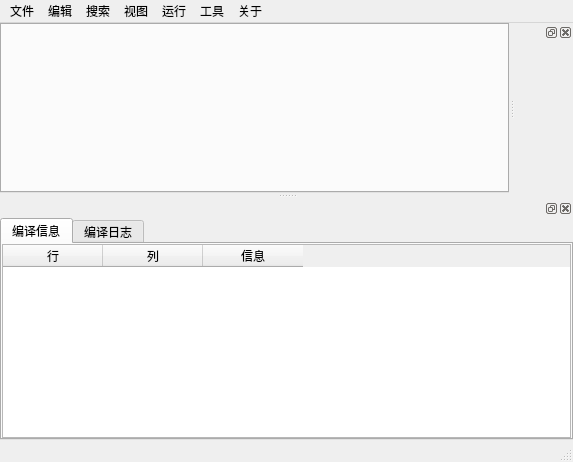
<?xml version="1.0" encoding="UTF-8"?>
<ui version="4.0">
 <class>MainWindow</class>
 <widget class="QMainWindow" name="MainWindow">
  <property name="geometry">
   <rect>
    <x>0</x>
    <y>0</y>
    <width>573</width>
    <height>462</height>
   </rect>
  </property>
  <property name="windowTitle">
   <string>MainWindow</string>
  </property>
  <widget class="QWidget" name="centralWidget">
   <layout class="QVBoxLayout" name="verticalLayout">
    <property name="leftMargin">
     <number>0</number>
    </property>
    <property name="topMargin">
     <number>0</number>
    </property>
    <property name="rightMargin">
     <number>0</number>
    </property>
    <property name="bottomMargin">
     <number>0</number>
    </property>
    <item>
     <widget class="QTabWidget" name="SrcTab">
      <property name="currentIndex">
       <number>-1</number>
      </property>
      <property name="tabsClosable">
       <bool>true</bool>
      </property>
      <property name="movable">
       <bool>true</bool>
      </property>
     </widget>
    </item>
   </layout>
  </widget>
  <widget class="QStatusBar" name="StatusBar"/>
  <widget class="QMenuBar" name="menuBar">
   <property name="geometry">
    <rect>
     <x>0</x>
     <y>0</y>
     <width>573</width>
     <height>28</height>
    </rect>
   </property>
   <widget class="QMenu" name="menuFile">
    <property name="title">
     <string>文件</string>
    </property>
    <addaction name="actionNew"/>
    <addaction name="actionOpen"/>
    <addaction name="actionSave"/>
    <addaction name="actionSaveAs"/>
    <addaction name="separator"/>
    <addaction name="actionClose"/>
    <addaction name="actionCloseAll"/>
    <addaction name="separator"/>
    <addaction name="actionExit"/>
   </widget>
   <widget class="QMenu" name="menuEdit">
    <property name="title">
     <string>编辑</string>
    </property>
    <addaction name="actionUndo"/>
    <addaction name="actionRedo"/>
   </widget>
   <widget class="QMenu" name="menuSearch">
    <property name="title">
     <string>搜索</string>
    </property>
   </widget>
   <widget class="QMenu" name="menuVisual">
    <property name="title">
     <string>视图</string>
    </property>
    <addaction name="actionCompileInfoDock"/>
    <addaction name="actionDebugToolDock"/>
    <addaction name="actionStatusBar"/>
   </widget>
   <widget class="QMenu" name="menu_R">
    <property name="title">
     <string>运行</string>
    </property>
    <addaction name="actionCompile"/>
    <addaction name="actionRun"/>
    <addaction name="actionCompileRun"/>
    <addaction name="actionClean"/>
    <addaction name="separator"/>
    <addaction name="actionDebug"/>
   </widget>
   <widget class="QMenu" name="menu">
    <property name="title">
     <string>关于</string>
    </property>
    <addaction name="actionAboutQDevCpp"/>
    <addaction name="actionAboutDevCpp"/>
    <addaction name="actionAboutQt"/>
    <addaction name="action_Mingw"/>
   </widget>
   <widget class="QMenu" name="menu_2">
    <property name="title">
     <string>工具</string>
    </property>
    <addaction name="actionCompileConfig"/>
   </widget>
   <addaction name="menuFile"/>
   <addaction name="menuEdit"/>
   <addaction name="menuSearch"/>
   <addaction name="menuVisual"/>
   <addaction name="menu_R"/>
   <addaction name="menu_2"/>
   <addaction name="menu"/>
  </widget>
  <widget class="QDockWidget" name="dockDebug">
   <attribute name="dockWidgetArea">
    <number>2</number>
   </attribute>
   <widget class="QWidget" name="dockWidgetContents"/>
  </widget>
  <widget class="QDockWidget" name="dockInfo">
   <attribute name="dockWidgetArea">
    <number>8</number>
   </attribute>
   <widget class="QWidget" name="dockWidgetContents_2">
    <layout class="QVBoxLayout" name="verticalLayout_2">
     <property name="leftMargin">
      <number>0</number>
     </property>
     <property name="topMargin">
      <number>0</number>
     </property>
     <property name="rightMargin">
      <number>0</number>
     </property>
     <property name="bottomMargin">
      <number>0</number>
     </property>
     <item>
      <widget class="QTabWidget" name="compileInfo">
       <property name="currentIndex">
        <number>0</number>
       </property>
       <widget class="QWidget" name="tab">
        <attribute name="title">
         <string>编译信息</string>
        </attribute>
        <layout class="QVBoxLayout" name="verticalLayout_3">
         <property name="leftMargin">
          <number>0</number>
         </property>
         <property name="topMargin">
          <number>0</number>
         </property>
         <property name="rightMargin">
          <number>0</number>
         </property>
         <property name="bottomMargin">
          <number>0</number>
         </property>
         <item>
          <widget class="QTableWidget" name="compileResult">
           <property name="editTriggers">
            <set>QAbstractItemView::NoEditTriggers</set>
           </property>
           <property name="selectionBehavior">
            <enum>QAbstractItemView::SelectRows</enum>
           </property>
           <attribute name="verticalHeaderVisible">
            <bool>false</bool>
           </attribute>
           <column>
            <property name="text">
             <string>行</string>
            </property>
           </column>
           <column>
            <property name="text">
             <string>列</string>
            </property>
           </column>
           <column>
            <property name="text">
             <string>信息</string>
            </property>
           </column>
          </widget>
         </item>
        </layout>
       </widget>
       <widget class="QWidget" name="tab_2">
        <attribute name="title">
         <string>编译日志</string>
        </attribute>
        <layout class="QVBoxLayout" name="verticalLayout_4">
         <property name="leftMargin">
          <number>0</number>
         </property>
         <property name="topMargin">
          <number>0</number>
         </property>
         <property name="rightMargin">
          <number>0</number>
         </property>
         <property name="bottomMargin">
          <number>0</number>
         </property>
         <item>
          <widget class="QPlainTextEdit" name="compileLog"/>
         </item>
        </layout>
       </widget>
      </widget>
     </item>
    </layout>
   </widget>
  </widget>
  <action name="actionNew">
   <property name="text">
    <string>新建</string>
   </property>
   <property name="iconText">
    <string>新建</string>
   </property>
   <property name="toolTip">
    <string>新建</string>
   </property>
   <property name="shortcut">
    <string>Ctrl+N</string>
   </property>
  </action>
  <action name="actionOpen">
   <property name="text">
    <string>打开...</string>
   </property>
   <property name="toolTip">
    <string>打开项目或文件</string>
   </property>
   <property name="shortcut">
    <string>Ctrl+O</string>
   </property>
  </action>
  <action name="actionSave">
   <property name="enabled">
    <bool>false</bool>
   </property>
   <property name="text">
    <string>保存</string>
   </property>
   <property name="toolTip">
    <string>保存</string>
   </property>
   <property name="shortcut">
    <string>Ctrl+S</string>
   </property>
  </action>
  <action name="actionSaveAs">
   <property name="enabled">
    <bool>false</bool>
   </property>
   <property name="text">
    <string>另存为...</string>
   </property>
   <property name="toolTip">
    <string>另存为</string>
   </property>
   <property name="shortcut">
    <string>Ctrl+Shift+S</string>
   </property>
  </action>
  <action name="actionClose">
   <property name="enabled">
    <bool>false</bool>
   </property>
   <property name="text">
    <string>关闭</string>
   </property>
   <property name="toolTip">
    <string>关闭</string>
   </property>
   <property name="shortcut">
    <string>Ctrl+W</string>
   </property>
  </action>
  <action name="actionCloseAll">
   <property name="enabled">
    <bool>false</bool>
   </property>
   <property name="text">
    <string>全部关闭</string>
   </property>
   <property name="toolTip">
    <string>全部关闭</string>
   </property>
   <property name="shortcut">
    <string>Ctrl+Shift+W</string>
   </property>
  </action>
  <action name="actionExit">
   <property name="text">
    <string>退出</string>
   </property>
   <property name="toolTip">
    <string>退出</string>
   </property>
   <property name="shortcut">
    <string>Alt+F4</string>
   </property>
  </action>
  <action name="actionUndo">
   <property name="enabled">
    <bool>false</bool>
   </property>
   <property name="text">
    <string>恢复</string>
   </property>
   <property name="toolTip">
    <string>恢复</string>
   </property>
   <property name="shortcut">
    <string>Ctrl+Z</string>
   </property>
  </action>
  <action name="actionRedo">
   <property name="enabled">
    <bool>false</bool>
   </property>
   <property name="text">
    <string>重做</string>
   </property>
   <property name="toolTip">
    <string>重做</string>
   </property>
   <property name="shortcut">
    <string>Ctrl+Y</string>
   </property>
  </action>
  <action name="actionAboutQDevCpp">
   <property name="text">
    <string>关于QDevCpp</string>
   </property>
  </action>
  <action name="actionAboutDevCpp">
   <property name="text">
    <string>关于DevCpp</string>
   </property>
  </action>
  <action name="actionAboutQt">
   <property name="text">
    <string>关于Qt</string>
   </property>
  </action>
  <action name="actionCompile">
   <property name="enabled">
    <bool>false</bool>
   </property>
   <property name="text">
    <string>编译</string>
   </property>
   <property name="shortcut">
    <string>F9</string>
   </property>
  </action>
  <action name="actionRun">
   <property name="enabled">
    <bool>false</bool>
   </property>
   <property name="text">
    <string>运行</string>
   </property>
   <property name="shortcut">
    <string>F10</string>
   </property>
  </action>
  <action name="actionCompileRun">
   <property name="enabled">
    <bool>false</bool>
   </property>
   <property name="text">
    <string>编译运行</string>
   </property>
   <property name="shortcut">
    <string>F11</string>
   </property>
  </action>
  <action name="actionRunParam">
   <property name="text">
    <string>运行参数</string>
   </property>
  </action>
  <action name="actionSyntaxCheck">
   <property name="text">
    <string>语法检查</string>
   </property>
  </action>
  <action name="actionClean">
   <property name="enabled">
    <bool>false</bool>
   </property>
   <property name="text">
    <string>清理</string>
   </property>
  </action>
  <action name="actionDebug">
   <property name="text">
    <string>调试</string>
   </property>
  </action>
  <action name="actionStop">
   <property name="text">
    <string>停止执行</string>
   </property>
  </action>
  <action name="actionCompileInfoDock">
   <property name="checkable">
    <bool>true</bool>
   </property>
   <property name="checked">
    <bool>true</bool>
   </property>
   <property name="text">
    <string>编译信息</string>
   </property>
  </action>
  <action name="actionDebugToolDock">
   <property name="checkable">
    <bool>true</bool>
   </property>
   <property name="checked">
    <bool>true</bool>
   </property>
   <property name="text">
    <string>调试工具</string>
   </property>
  </action>
  <action name="actionStatusBar">
   <property name="checkable">
    <bool>true</bool>
   </property>
   <property name="checked">
    <bool>true</bool>
   </property>
   <property name="text">
    <string>状态栏</string>
   </property>
  </action>
  <action name="actionCompileConfig">
   <property name="text">
    <string>编译选项</string>
   </property>
  </action>
  <action name="action_Mingw">
   <property name="text">
    <string>关于GCC</string>
   </property>
  </action>
 </widget>
 <layoutdefault spacing="6" margin="11"/>
 <resources/>
 <connections/>
</ui>
